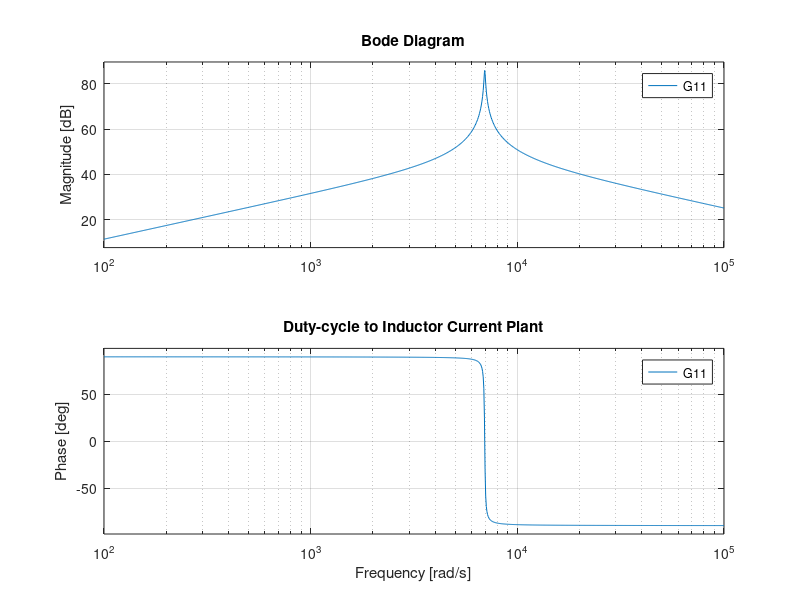
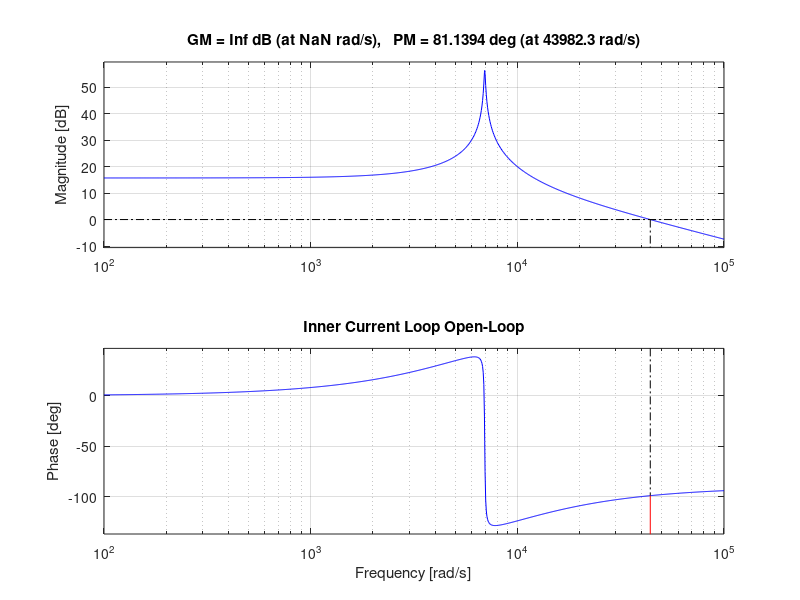
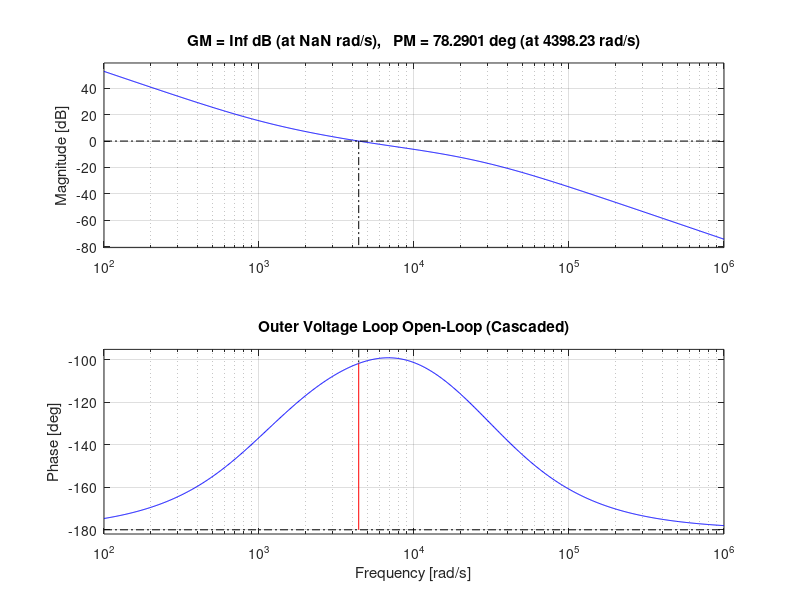
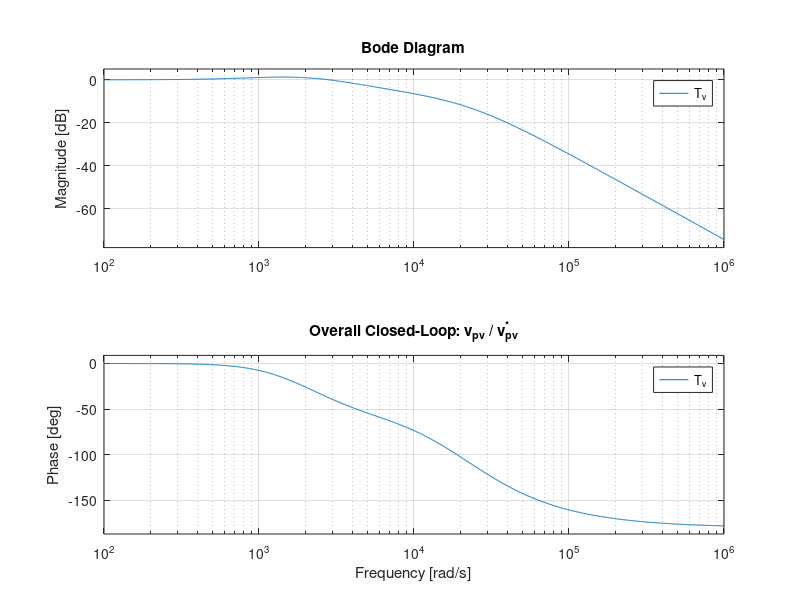

Source code (MATLAB) for these figures, in order:
clc; clear; close all;

%% =================================================
% Parameters
%% =================================================
L  = 0.4137e-3;
C  = 50e-6;
RL = 0.03799;
Vb = 750;
fs = 70e3;

w0 = sqrt(1/(L*C));    % LC resonance frequency (rad/s)

s = tf('s');

%% =================================================
% Plant models
%% =================================================
% Duty cycle -> inductor current (full LC model)
den = s^2 + (RL/L)*s + 1/(L*C);
G11 = (Vb/L)*s / den;

% Inductor current -> PV voltage
% Use positive sign and rely on negative feedback in feedback()
Gvi = 1/(C*s);

%% =================================================
% INNER CURRENT CONTROLLER
% Target crossover: 7 kHz
% PI zero placed at LC resonance
%% =================================================
fc_i = 7000;
wc_i = 2*pi*fc_i;
wi_i = w0;

% Magnitude of plant at desired crossover
[magG, ~] = bode(G11, wc_i);
magG = squeeze(magG);

% Controller gains (PI: Kp*(1 + wi/s))
Kp_i = 1/(magG * sqrt(1 + (wi_i/wc_i)^2));
Ki_i = Kp_i * wi_i;

Ci = Kp_i * (1 + wi_i/s);

% Open and closed current loop
L_i = Ci * G11;
T_i = feedback(L_i,1);     % i_L / i_L*

%% ---- Print current controller parameters ----
fprintf('---------------------------------------------\n');
fprintf('INNER CURRENT CONTROLLER\n');
fprintf('Target crossover f_ci = %.1f Hz\n', fc_i);
fprintf('PI zero frequency f_zi = %.1f Hz\n', wi_i/(2*pi));
fprintf('Kp_i = %.6f\n', Kp_i);
fprintf('Ki_i = %.6f\n', Ki_i);

[Gm_i, PM_i, Wcg_i, Wcp_i] = margin(L_i);

fprintf('Phase Margin = %.2f deg\n', PM_i);
fprintf('---------------------------------------------\n\n');

%% =================================================
% OUTER VOLTAGE CONTROLLER
% Target crossover: 700 Hz
%% =================================================
fc_v = 700;
wc_v = 2*pi*fc_v;

wi_v = 0.25 * wc_v;   % PI zero at half crossover

% Effective plant seen by voltage controller
G_v_eff = Gvi * T_i;

% Plant magnitude at voltage crossover
[magGv, ~] = bode(G_v_eff, wc_v);
magGv = squeeze(magGv);

% Voltage controller gains
Kp_v = 1/(magGv * sqrt(1 + (wi_v/wc_v)^2));
Ki_v = Kp_v * wi_v;

Cv = Kp_v * (1 + wi_v/s);

%% =================================================
% FULL CASCADED SYSTEM
%% =================================================
L_v = Cv * G_v_eff;
T_v = feedback(L_v,1);     % v_pv / v_pv*

%% ---- Print voltage controller parameters ----
fprintf('OUTER VOLTAGE CONTROLLER\n');
fprintf('Target crossover f_cv = %.1f Hz\n', fc_v);
fprintf('PI zero frequency f_zv = %.1f Hz\n', wi_v/(2*pi));
fprintf('Kp_v = %.6f\n', Kp_v);
fprintf('Ki_v = %.6f\n', Ki_v);

[Gm_v, PM_v, Wcg_v, Wcp_v] = margin(L_v);

fprintf('Phase Margin = %.2f deg\n', PM_v);
fprintf('---------------------------------------------\n');

%% =================================================
% PLOTS
%% =================================================

% Plant
figure;
bode(G11)
grid on;
title('Duty-cycle to Inductor Current Plant');

% Inner current loop open-loop margins
figure;
margin(L_i)
grid on;
title('Inner Current Loop Open-Loop');

% Outer voltage loop open-loop margins
figure;
margin(L_v)
grid on;
title('Outer Voltage Loop Open-Loop (Cascaded)');

figure;
bode(T_v); grid on;
title('Overall Closed-Loop: v_{pv} / v_{pv}^*');

% Closed-loop poles (entire cascaded voltage loop)
figure;
pzmap(T_v)
grid on;
title('Closed-Loop Poles of Full Cascaded System');

% Closed-loop step response (voltage loop)
figure;
step(T_v)
grid on;
title('Closed-Loop PV Voltage Step Response');
